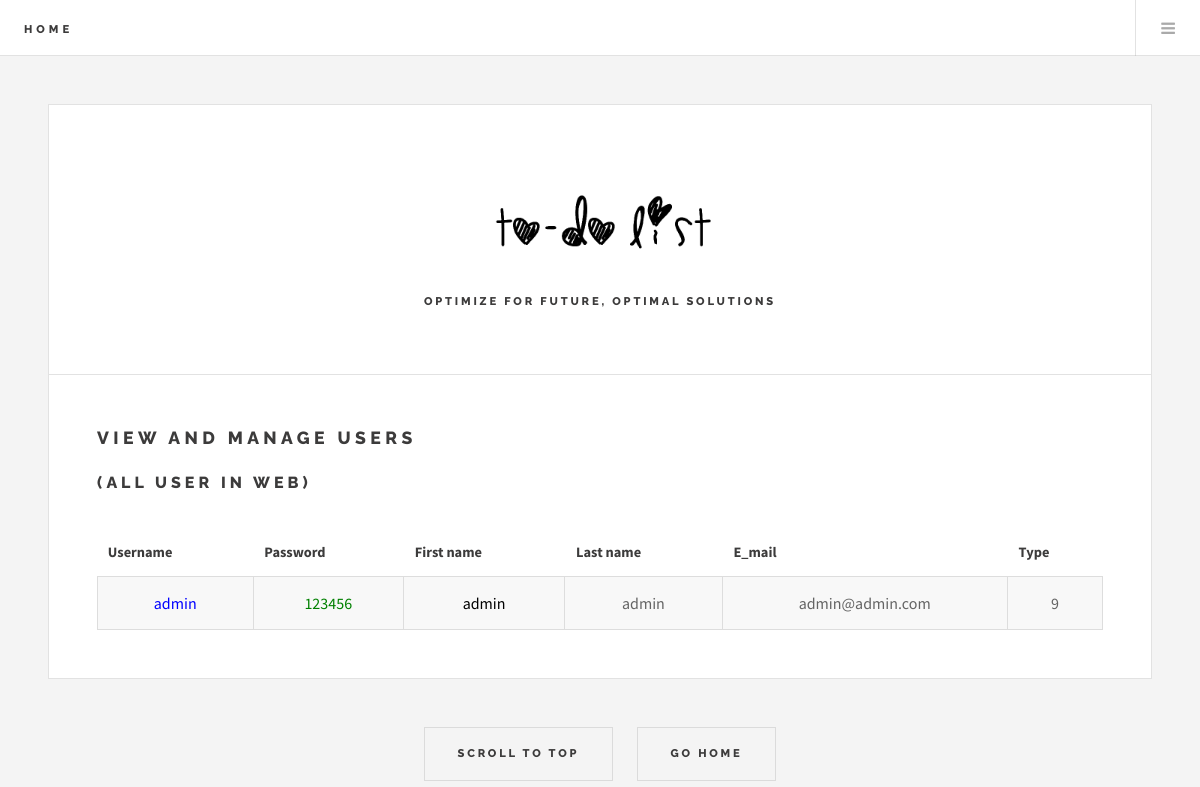
/edituser.php, run on the app's committed database.
### tables this page shows
CREATE TABLE `employee` (
  `Username` varchar(20) NOT NULL,
  `Password` varchar(20) NOT NULL,
  `Fname` varchar(30) NOT NULL,
  `Lname` varchar(50) NOT NULL,
  `E_mail` varchar(75) NOT NULL,
  `Type` varchar(10) NOT NULL
);

### edituser.php (the view, shortened to what this page needs)
<!DOCTYPE HTML>
<html>
	<head>
		<link rel="stylesheet" href="assets/css2/main.css" />
	</head>
			<div id="wrapper">
					<header id="header">
						<h1><a href="home.php">Home</a></h1>
						<nav class="main">
						<ul>
							<li class="menu">
									<a class="fa-bars" href="#menu">Menu</a>
							</li>
							</ul>
						</nav>
					</header>
    <div id="main">
							<article class="post">
								<header>
								  <div class="title">
										<div align="center">
										<img src="images/tlogo.png" width="300">
										<header>
								 			<h4>Optimize For Future, Optimal Solutions</h4>
										</header>
									  </div>
									</div>
							</header>
							 <h2>View and Manage Users</h2> <h1>(All User In Web)</h1>
								<br>
								<table class="alt">
											<thead>
												<tr>
													<th>Username</th>
													<th>Password</th>
													<th>First name</th>
													<th>Last name</th>
													<th>E_mail</th>
													<th>Type</th>
												</tr>
											</thead>
											<tbody>
											<?php
												$result=mysql_query("SELECT * FROM employee WHERE 1");
													while($test = mysql_fetch_array($result))
													{
													echo "<tr align='center'>";
													echo"<td><font color='blue'>". $test['Username']. "</font></td>";
													echo"<td><font color='green'>". $test['Password']. "</font></td>";
													echo"<td><font color='black'>". $test['Fname']. "</font></td>";
													echo"<td>". $test['Lname']. "</td>";
													echo"<td>" .$test['E_mail']."</td>";
													echo"<td>" .$test['Type']."</td>";
													echo "</tr>";
													}
												?>
											</tbody>
	  </table>
							</article>
							<div align="center">
								<ul class="actions pagination">
								<center>
								<?php
								echo"<li><a href='#' class='button big'>Scroll to top</a></li>";
								echo"<li><a href='home.php' class='button big'>Go Home</a></li>";
								?>
								</ul>
								</div>
		  </div>
		  </div>
	</body>
</html><!doctype html>
<html>
<head>
</head>
<body>
</body>
</html>

### data on the page
employee: Username "admin", Password "123456", Fname "admin", Lname "admin", E_mail "admin@admin.com", Type "9"
